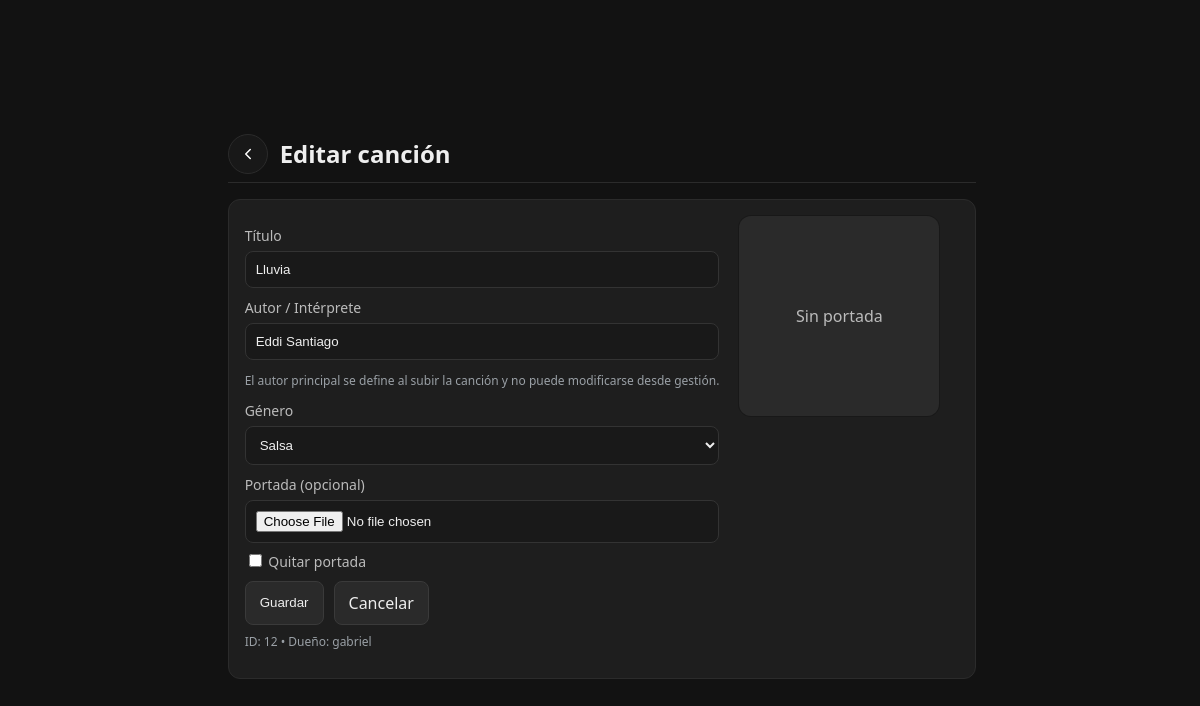
Page /gestion/canciones/editar/12/ (signed in) on the committed database.
### inicio_sesion/models.py (models this page shows, shortened)
class Song(models.Model):
    title = models.CharField(max_length=200)
    artist_display_name = models.CharField(max_length=200)
    genre = models.CharField(
        max_length=40,
        blank=True,
        default="",
        db_index=True,
    )
    owner_user = models.CharField(
        max_length=100,
        db_index=True,
    )
    audio_file = models.FileField(
        upload_to="uploaded_songs/",
        validators=[
            FileExtensionValidator(
                allowed_extensions=["mp3", "wav", "ogg", "m4a", "flac"]
            )
        ],
    )
    cover_image = models.ImageField(
        upload_to="uploaded_covers/",
        null=True,
        blank=True,
    )
    audio_sha256 = models.CharField(
        max_length=64,
        blank=True,
        default="",
        db_index=True,
    )
    created_at = models.DateTimeField(auto_now_add=True)
    visibility = models.CharField(
        max_length=16,
        choices=(
            ("public", "public"),
            ("removed", "removed"),
        ),
        default="public",
        db_index=True,
    )
    class Meta:
        db_table = "Songs"
        ordering = ["-created_at"]
        indexes = [
            models.Index(
                fields=["owner_user", "audio_sha256", "visibility"],
                name="idx_song_owner_hash_vis",
            ),
        ]

### gestion/views_music.py (the view, shortened to what this page needs)
# urls.py: path("canciones/editar/<int:song_id>/", vm.editar_cancion, name="editar_cancion"),
@require_http_methods(["GET", "POST"])
def editar_cancion(request, song_id: int):
  username = _require_session_user(request)
  if not username:
    return _redirect_login_clean(request)
  role = _get_user_role(username)
  if not _is_admin(role):
    return HttpResponse("No autorizado", status=403)
  song = get_object_or_404(Song, id=song_id)
  return render(request, "gestion/editar_cancion.html", {"song": song})

### inicio_sesion/auth_helpers.py (called while the page is built)
def _require_session_user(request):
    return request.session.get("user")

def _get_user_role(username: str) -> str:
    try:
        u = Users.objects.get(user=username)
        return (u.type or "").strip()
    except Users.DoesNotExist:
        return ""

def _is_admin(role: str) -> bool:
    return role.lower() == "administrador"

### gestion/templates/gestion/editar_cancion.html (shortened to what this page needs)
{% load static %}
<!DOCTYPE html>
<html lang="es">
<head>
  <link rel="stylesheet" href="{% static 'inicio_sesion/GlobalStyles.css' %}">
  <link rel="stylesheet" href="{% static 'inicio_sesion/ComponentStyles.css' %}">
</head>
<body>
  <div class="page">
    <header class="hdr">
      <a class="icon-btn" href="{% url 'gestion' %}" aria-label="Volver a Gestión" title="Volver a Gestión">
        <svg xmlns="http://www.w3.org/2000/svg" width="18" height="18" viewBox="0 0 24 24" fill="none" stroke="currentColor" stroke-width="2" stroke-linecap="round" stroke-linejoin="round" aria-hidden="true"><polyline points="15 18 9 12 15 6"></polyline></svg>
      </a>
      <h2 style="margin:0">Editar canción</h2>
    </header>
    <div class="card">
      <form method="post" enctype="multipart/form-data" action="{% url 'editar_cancion' song.id %}">
        <div class="form-grid">
          <div>
            <div class="field">
              <label for="title">Título</label>
              <input id="title" name="title" type="text" class="textlike" required value="{{ song.title }}">
            </div>
            <div class="field">
  <label for="artist_display_name">Autor / Intérprete</label>
  <input
    id="artist_display_name"
    name="artist_display_name"
    type="text"
    class="textlike"
    value="{{ song.artist_display_name }}"
    readonly
    aria-readonly="true"
  >
  <p class="help">
    El autor principal se define al subir la canción y no puede modificarse desde gestión.
  </p>
</div>
            <div class="field">
              <label for="genre">Género</label>
              <select id="genre" name="genre" required>
                <option value="salsa" {% if song.genre == 'salsa' %}selected{% endif %}>Salsa</option>
              </select>
            </div>
            <div class="field">
              <label for="cover_image">Portada (opcional)</label>
              <input id="cover_image" name="cover_image" type="file" accept=".png,.jpg,.jpeg,.webp">
              <div class="field" style="margin-top:8px">
                <label class="help"><input type="checkbox" name="remove_cover" value="1"> Quitar portada</label>
              </div>
            </div>
            <div class="row-actions">
              <button class="btn" type="submit">Guardar</button>
              <a class="btn" href="{% url 'gestion' %}">Cancelar</a>
            </div>
            <p class="help" style="margin-top:8px">ID: {{ song.id }} • Dueño: {{ song.owner_user }}</p>
          </div>
          <div class="cover-side">
            {% if song.cover_image %}
              <img class="cover" src="{{ song.cover_image.url }}" alt="Portada actual" onerror="this.style.visibility='hidden'">
            {% else %}
              <div class="cover ph">Sin portada</div>
            {% endif %}
          </div>
        </div>
      </form>
    </div>
  </div>
</body>
</html>

### inicio_sesion/static/inicio_sesion/GlobalStyles.css (style rules this page uses)
body { margin:0; padding:0; height:100vh; background-color:#1a1a1a; display:flex; flex-direction:column; align-items:center; justify-content:center; }
:root { --card-w: min(92vw, 360px); }
@media (min-width: 768px) { :root { --card-w: min(92vw, 420px); } }
* { box-sizing: border-box; }
html { -webkit-text-size-adjust: 100%; }
body { min-height: 100dvh; padding: clamp(12px, 3vh, 24px) max(12px, env(safe-area-inset-left)) max(12px, env(safe-area-inset-right)) max(16px, env(safe-area-inset-bottom)); gap: 0; }
:root { --sidebar-w: clamp(220px, 24vw, 300px); }

### inicio_sesion/static/inicio_sesion/ComponentStyles.css (style rules this page uses)
:root { --danger:#e32636; --danger-2:#ff4d5e; --danger-line:#6b1b21; --danger-glow-inset:rgba(227,38,54,.35); --danger-glow-outer:rgba(227,38,54,.25); }

### gestion/templates/gestion/editar_cancion.html (style rules this page uses)
:root { --bg:#121212; --card:#1e1e1e; --line:#2b2b2b; --muted:#9aa0a6; --btn:#2a2a2a; --btnb:#3a3a3a; }
* { box-sizing:border-box }
body { font-family:system-ui,-apple-system,Segoe UI,Roboto,Arial;background:var(--bg);color:#eee;margin:0 }
.page { padding:calc(16px + env(safe-area-inset-top,0px)) 24px 24px;max-width:960px;margin:0 auto }
header.hdr { position: sticky; top: 0; z-index: 50; display:flex; align-items:center; gap:12px; background:var(--bg); padding-block:8px; margin:0 0 16px; border-bottom:1px solid var(--line); }
.icon-btn { display:inline-flex;align-items:center;justify-content:center; width:40px;height:40px;border-radius:999px; border:1px solid var(--line);background:#181818;color:#fff;text-decoration:none }
header.hdr .icon-btn { position:static !important; inset:auto !important; transform:none !important; margin:0; flex:0 0 auto; }
h2,.field,[id] { scroll-margin-top:72px }
.card { background:var(--card);border:1px solid var(--line);border-radius:12px;padding:16px }
.form-grid { display:grid; grid-template-columns:minmax(280px,1fr) 220px; gap:20px; align-items:start; }
.field { margin:10px 0 }
.field label { display:block;margin:0 0 6px;font-size:14px;color:#bbb }
.textlike, select, input[type="file"] { width:100%; padding:10px; border-radius:8px; border:1px solid #333; background:#191919; color:#eee; max-width:520px; }
.help { color:var(--muted); font-size:12px }
.cover-side { position:relative;display:flex;flex-direction:column;gap:10px;align-items:flex-start }
.cover { width:200px;height:200px;border-radius:12px;background:#2a2a2a;object-fit:cover; box-shadow:0 0 0 1px rgba(0,0,0,.2) }
.cover.ph { display:flex;align-items:center;justify-content:center;color:#bbb }
.row-actions { display:flex;gap:10px;flex-wrap:wrap;margin-top:6px }
.btn { padding:10px 14px;border-radius:8px;border:1px solid var(--btnb);background:var(--btn);color:#eee;cursor:pointer;text-decoration:none;display:inline-block }

### rows in the picture
Song: title "Lluvia", artist_display_name "Eddi Santiago", genre "Salsa", id "12", owner_user "gabriel"
